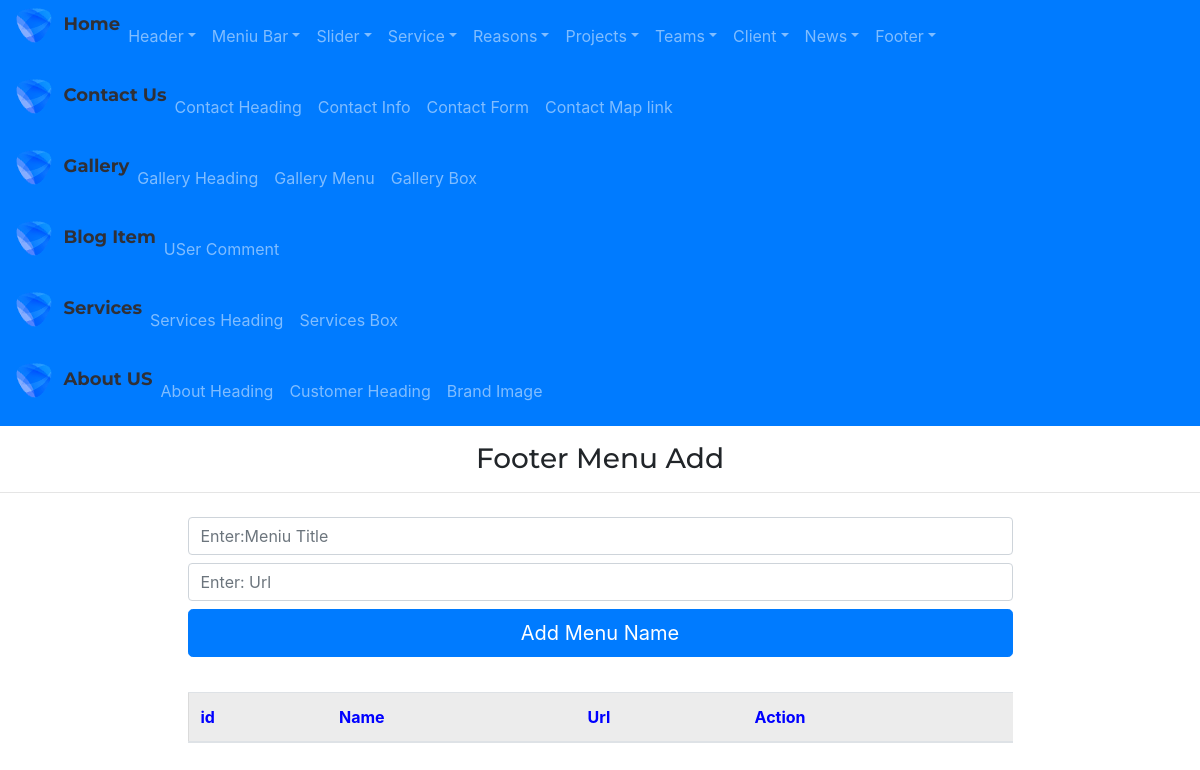
The app's page /admin/footermenuAdd, older data.
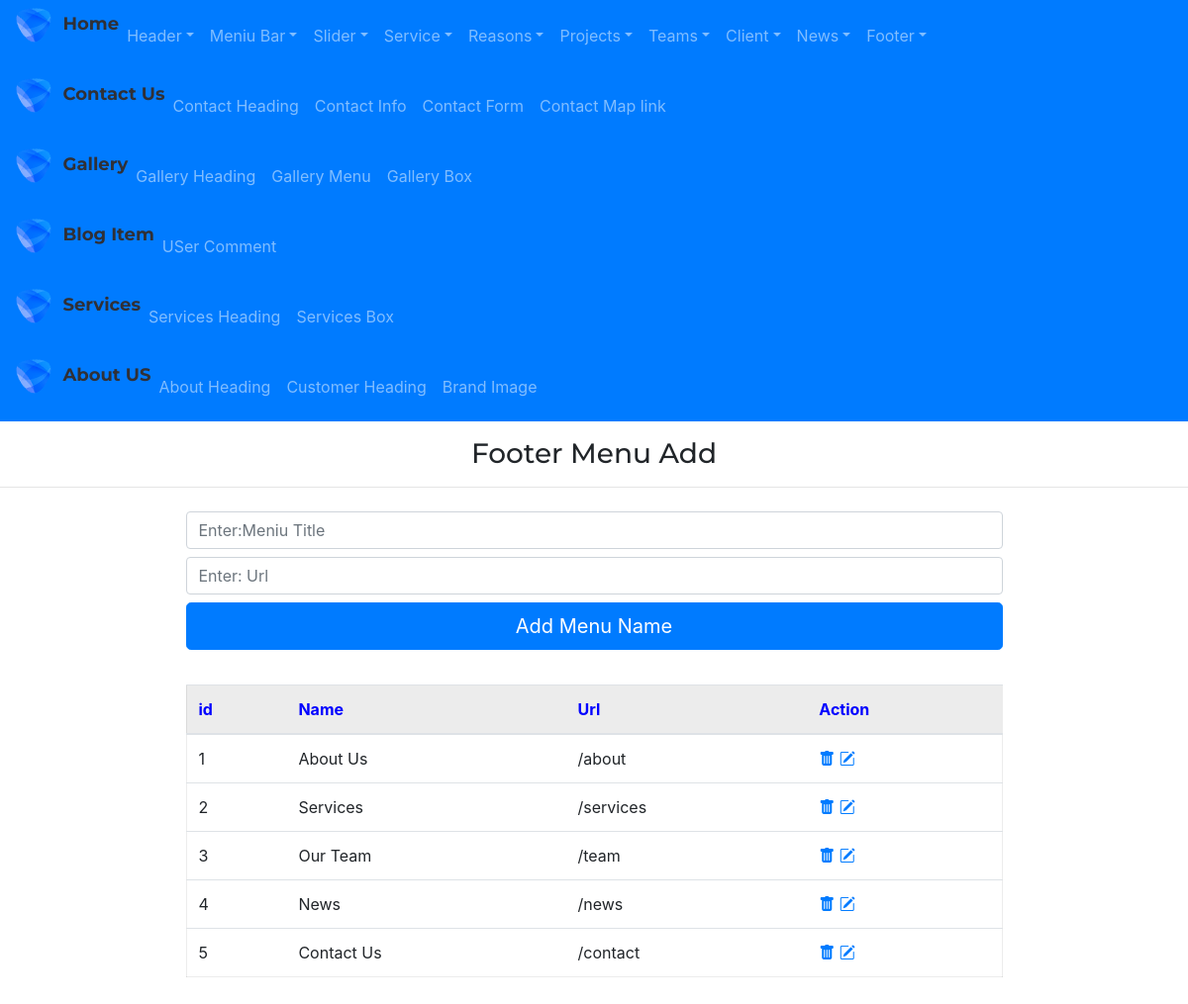
The same page, newer data.
### app/models.py (models this page shows)
class FooterMenu(db.Model):
    id=db.Column(db.Integer,primary_key=True)
    ft_menu_name=db.Column(db.String(255))
    ft_menu_link=db.Column(db.String(255))

### admin/routes.py (the view, shortened to what this page needs)
@app.route("/admin/footermenuAdd", methods=['GET','POST'])
def footermenuAdd():
    form=FooterMenuForm()
    footer_menus=FooterMenu.query.all()
    return render_template("admin/footermenuAdd.html",form=form, footer_menus=footer_menus)

### admin/forms.py
class FooterMenuForm(FlaskForm):
    ft_menu_name=StringField('ft_menu_name')
    ft_menu_link=StringField('ft_menu_link')
    submit=SubmitField()

### app/templates/admin/footermenuAdd.html
{% extends "admin/base.html" %} {% block content %}
<div class="adminright">
    <h3 class="my-3" style="text-align: center;">Footer Menu Add</h3>
    <hr>
    <div class="container marg">
        <div class="row justify-content-center">
            <div class="col-9 ">
                <form action="{{url_for('footermenuAdd')}}" method='POST'>
                    {{ form.ft_menu_name(class="form-control my-2",placeholder="Enter:Meniu Title")}}
                    {{ form.ft_menu_link(class="form-control my-2",placeholder="Enter: Url")}}
                    {{ form.submit(value='Add Menu Name',class='btn btn-primary btn-lg btn-block')}}
                </form>
            </div>
        </div>
    </div>
    <div class="container marg">
        <div class="row justify-content-center">
            <div class="col-9 ">
                <table class="table table-hover " style="margin:35px 0px; border:1px solid rgba(0,0,0,.075);">
                    <thead>
                        <tr style="background-color: rgba(0,0,0,.075); color:blue">
                            <th scope="col">id</th>
                            <th scope="col">Name</th>
                            <th scope="col">Url</th>
                            <th scope="col">Action</th>
                        </tr>
                    </thead>
                    <tbody>
                        {% for footer_menu in footer_menus %}
                        <tr>
                            <td scope="row">{{footer_menu.id}}</td>
                            <td>{{footer_menu.ft_menu_name}}</td>
                            <td>{{footer_menu.ft_menu_link}}</td>
                            <td>
                                <a href="{{url_for('footermenuDelete', id=footer_menu.id)}}"><i
                                        class="bi bi-trash-fill"></i></a>
                                <a href="{{url_for('footermenuUpdate', id=footer_menu.id)}}"><i
                                        class="bi bi-pencil-square"></i></a>
                            </td>
                        </tr>
                        {% endfor %}
                    </tbody>
                </table>
            </div>
        </div>
    </div>
</div>
{% endblock %}

Row changes from the older to the newer data that the page shows:
added FooterMenu: id "1", ft_menu_name "About Us", ft_menu_link "/about"
added FooterMenu: id "2", ft_menu_name "Services", ft_menu_link "/services"
added FooterMenu: id "3", ft_menu_name "Our Team", ft_menu_link "/team"
added FooterMenu: id "4", ft_menu_name "News", ft_menu_link "/news"
added FooterMenu: id "5", ft_menu_name "Contact Us", ft_menu_link "/contact"
